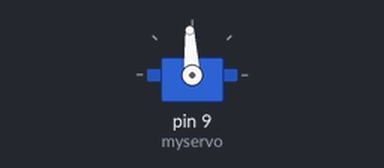
A sketch run on a simulated Arduino Uno, built with avr-gcc and run on an emulated ATmega328P. On the bench: servo.

Above: at 0.05 s.
At 1.5 s:
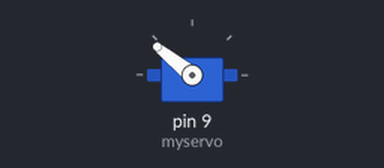
At 3.0 s:
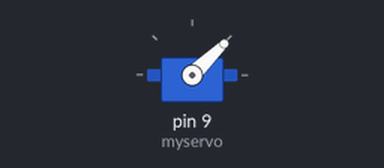
Timing chart, 0 to 6.9 s (numbered marks = the images above):
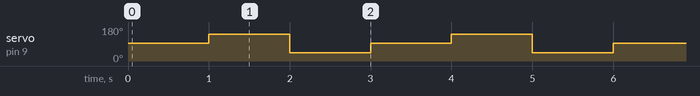

Measured:
- by itself, servo on pin 9 (myservo): repeats every 3.0 s: 44° 1.0 s, 93° 1.0 s, 141° 1.0 s

The sketch:

test_1_servo_.ino
```cpp
#include <Servo.h>

Servo myservo ;

void setup(){
  myservo.attach(9);

}

void loop(){
  //on met le servo au milieu
  myservo.writeMicroseconds(1500);
  delay(1000);
  //aller vers la gauche
  myservo.writeMicroseconds(2000);
  delay(1000);
  //vers la droite
  myservo.writeMicroseconds(1000);
  delay(1000);
}
```
